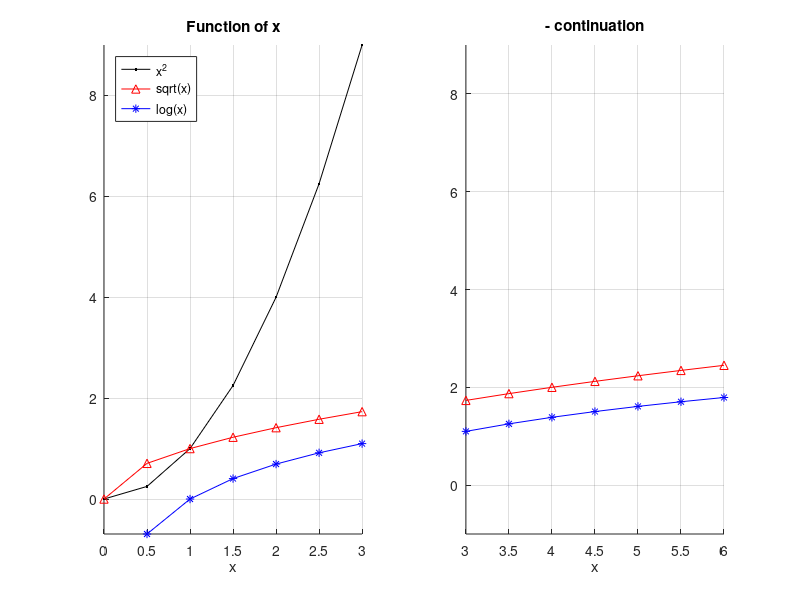

The MATLAB script that drew this image:
clear all
clc
close all

%fig 1
x = 0:0.5:3;
subplot(1,2,1)
hold on
plot(x,x.^2,'k.-')
plot(x,sqrt(x),'r^-')
plot(x,log(x),'b*-')
axis tight
grid on
legend('x^2','sqrt(x)','log(x)',...
    'location','NorthWest')
title('Function of x');
xlabel('x')

%continuation
x = 3:0.5:6;0
subplot(1,2,2)
hold on
plot(x,sqrt(x),'r^-')
plot(x,log(x),'b*-')
axis tight
grid on
axis([3 6 -1 9])
title('- continuation');
xlabel('x')